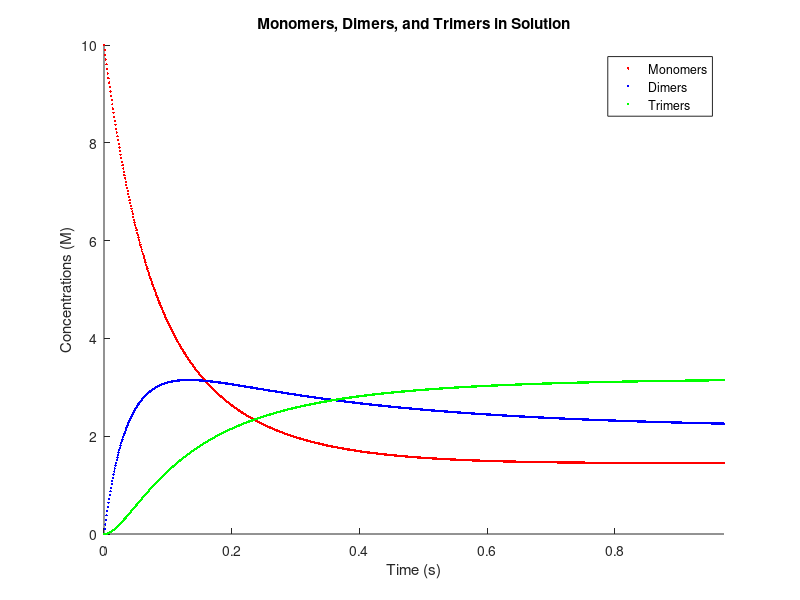

Write MATLAB code to recreate this figure.
clear all;
close all;

% This simulation will be an ODE model of monomers in solution forming
% trimers, dimers and going back until equilibrium. This is not a stochastic model,
% but rather a deterministic model that uses an Euler method to
% numerically solve the ODEs. This will be advanced to a model that has
% maximum of or tetramers or k-mers.

% kinetic rate constants
k_l = 1;    %lengthening of oligomers (units: 1/Ms)
k_s = 1;    %shortening of oligomers (units: 1/s) 

% Initial concentrations of each oligomer (units: M)
L_1(1) = 10;    %monomers
L_2(1) = 0;    %dimers
L_3(1) = 0;    %trimers

t(1) = 0;   %initial time

% Values needed to start the system
Loops = 0;
Equilibrium_1 = 0;
Equilibrium_2 = 0;
Equilibrium_3 = 0;

% Time step - VARIABLE (units: s)
dt = 0.001;

% Actual system that does all the work
while ~Equilibrium_1 && ~Equilibrium_2 && ~Equilibrium_3
%     Tracks the number of iterations of the code
    Loops = Loops+1;
    i = Loops;
    
%     Euler Method to numerically solve coupled ODEs
    Matrix = [(1-k_l*(L_1(i)+L_2(i))*dt) (k_s*dt) (k_s*dt); (k_l*(L_1(i)-L_2(i))*dt) (1-k_s*dt) (k_s*dt); (k_l*L_2(i)*dt) (0) (1-k_s*dt)]; %matrix of 'changes'
    State_1 = [L_1(i); L_2(i); L_3(i)]; %matrix of current states
    State_2 = Matrix*State_1; %matrix multiplication to calculate new concentrations
    
%     Updating Concentrations and Time
    L_1(i+1) = State_2(1,1);
    L_2(i+1) = State_2(2,1);
    L_3(i+1) = State_2(3,1);
    t(i+1) = t(i)+dt;
    
%     Testing for Equilibrium;
    if Loops > 100
        Avg_Change1 = mean(abs(diff(L_1(i-98:i+1))));
        Limits1 = [L_1(i-98),L_1(i+1)];
        Avg_Change2 = mean(abs(diff(L_2(i-98:i+1))));
        Limits2 = [L_2(i-98),L_2(i+1)];
        Avg_Change3 = mean(abs(diff(L_3(i-98:i+1))));
        Limits3 = [L_3(i-98),L_3(i+1)];
        if (Avg_Change1 <= 1e-5) && (abs(diff(Limits1)) <= 1e-5)
            Equilibrium_1 = 1;
        end
        if (Avg_Change2 <= 1e-5) && (abs(diff(Limits2)) <= 1e-5)
            Equilibrium_2 = 1;
        end
        if (Avg_Change3 <= 1e-5) && (abs(diff(Limits3)) <= 1e-5)
            Equilibrium_3 = 1;
        end
    end
end

figure(1);
scatter(t,L_1,3,'r','filled');
hold on;
scatter(t,L_2,3,'b','filled');
scatter(t,L_3,3,'g','filled');
xlabel('Time (s)');
xlim([0 max(t)]);
ylabel('Concentrations (M)');
ylim([min([min(L_1),min(L_2),min(L_3)]) max([max(L_1),max(L_2),max(L_3)])]);
title('Monomers, Dimers, and Trimers in Solution');
legend('Monomers','Dimers','Trimers');